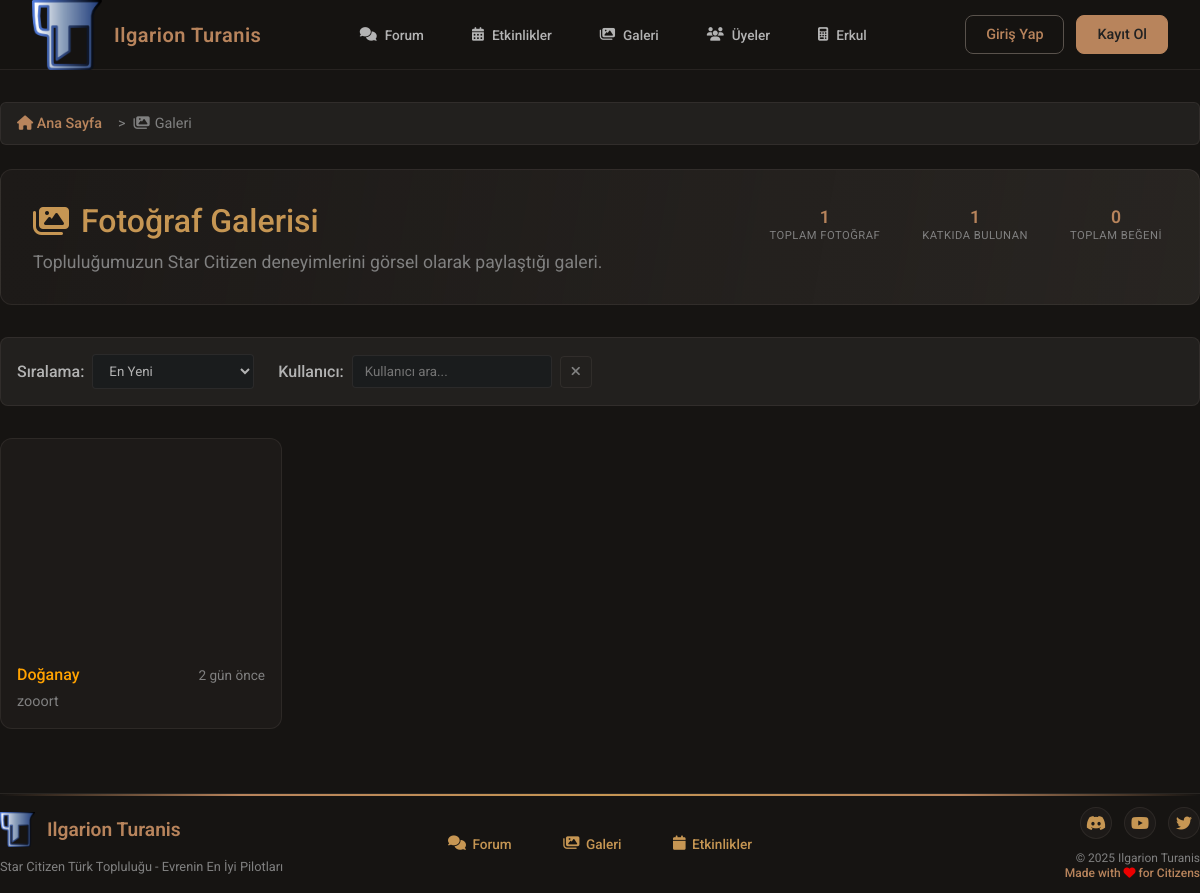
Page /gallery/index.php on the committed database.
### tables this page shows
CREATE TABLE `gallery_photos` (
  `id` int(11) NOT NULL,
  `user_id` int(11) NOT NULL COMMENT 'Yükleyen kullanıcı IDsi',
  `image_path` varchar(255) NOT NULL COMMENT 'Sunucudaki fotoğrafın yolu (public klasörüne göreli)',
  `description` text DEFAULT NULL COMMENT 'Fotoğraf açıklaması',
  `is_public_no_auth` tinyint(1) NOT NULL DEFAULT 0 COMMENT '1: Herkese açık (giriş yapmayanlar dahil)',
  `is_members_only` tinyint(1) NOT NULL DEFAULT 1 COMMENT '1: Sadece onaylı tüm üyelere açık',
  `uploaded_at` timestamp NOT NULL DEFAULT current_timestamp()
);

CREATE TABLE `users` (
  `id` int(11) NOT NULL,
  `username` varchar(255) NOT NULL,
  `password` varchar(255) NOT NULL,
  `email` varchar(255) NOT NULL,
  `profile_info` text DEFAULT NULL,
  `avatar_path` varchar(255) DEFAULT NULL,
  `status` enum('pending','approved','rejected','suspended') NOT NULL DEFAULT 'pending',
  `ingame_name` varchar(255) NOT NULL,
  `discord_username` varchar(255) DEFAULT NULL,
  `created_at` timestamp NOT NULL DEFAULT current_timestamp(),
  `updated_at` timestamp NOT NULL DEFAULT current_timestamp() ON UPDATE current_timestamp()
);

### src/functions/gallery_functions.php (called while the page is built, shortened)
<?php
function get_gallery_photos(PDO $pdo, ?int $user_id = null, int $limit = 20, int $offset = 0, string $sort = 'newest', string $user_filter = ''): array {
    try {
        $order_clause = match($sort) {
            'oldest' => 'gp.uploaded_at ASC',
            'most_liked' => 'like_count DESC, gp.uploaded_at DESC',
            'most_commented' => 'comment_count DESC, gp.uploaded_at DESC',
            default => 'gp.uploaded_at DESC'
        };
        $where_conditions = [];
        $params = [];
        if (!$user_id) {
            $where_conditions[] = "gp.is_public_no_auth = 1";
        } elseif (!is_user_approved()) {
            $where_conditions[] = "gp.is_public_no_auth = 1";
        } else {
            if (!has_permission($pdo, 'gallery.manage_all', $user_id)) {
                $where_conditions[] = "(gp.is_public_no_auth = 1 OR gp.is_members_only = 1 OR gp.user_id = :current_user_id)";
                $params[':current_user_id'] = $user_id;
            }
        }
        $where_clause = !empty($where_conditions) ? 'WHERE ' . implode(' AND ', $where_conditions) : '';
        $count_query = "
            SELECT COUNT(DISTINCT gp.id)
            FROM gallery_photos gp
            JOIN users u ON gp.user_id = u.id
            $where_clause
        ";
        $stmt = $pdo->prepare($count_query);
        $stmt->execute($params);
        $total = (int)$stmt->fetchColumn();
        $photos_query = "
            SELECT gp.*,
                   u.username,
                   ur.color as user_role_color,
                   ur.name as user_role_name,
                   COUNT(DISTINCT gpl.id) as like_count,
                   COUNT(DISTINCT gpc.id) as comment_count,
                   " . ($user_id ? "(SELECT COUNT(*) FROM gallery_photo_likes WHERE photo_id = gp.id AND user_id = :like_user_id) as user_liked" : "0 as user_liked") . "
            FROM gallery_photos gp
            JOIN users u ON gp.user_id = u.id
            LEFT JOIN user_roles uur ON u.id = uur.user_id
            LEFT JOIN roles ur ON uur.role_id = ur.id AND ur.priority = (
                SELECT MIN(r2.priority) FROM user_roles ur2
                JOIN roles r2 ON ur2.role_id = r2.id
                WHERE ur2.user_id = u.id
            )
            LEFT JOIN gallery_photo_likes gpl ON gp.id = gpl.photo_id
            LEFT JOIN gallery_photo_comments gpc ON gp.id = gpc.photo_id
            $where_clause
            GROUP BY gp.id
            ORDER BY $order_clause
            LIMIT :limit OFFSET :offset
        ";
        $stmt = $pdo->prepare($photos_query);
        $params[':limit'] = $limit;
        $params[':offset'] = $offset;
        $stmt->execute($params);
        $photos = $stmt->fetchAll(PDO::FETCH_ASSOC);
        return [
            'photos' => $photos,
            'total' => $total
        ];
    } catch (Exception $e) {
        error_log("Gallery photos fetch error: " . $e->getMessage());
        return ['photos' => [], 'total' => 0];
    }
}
function get_gallery_statistics(PDO $pdo, ?int $user_id = null): array {
    try {
        $where_conditions = [];
        $params = [];
        if (!$user_id || !is_user_approved()) {
            $where_conditions[] = "gp.is_public_no_auth = 1";
        } elseif (!has_permission($pdo, 'gallery.manage_all', $user_id)) {
            $where_conditions[] = "(gp.is_public_no_auth = 1 OR gp.is_members_only = 1)";
        }
        $where_clause = !empty($where_conditions) ? 'WHERE ' . implode(' AND ', $where_conditions) : '';
        $photos_query = "SELECT COUNT(*) FROM gallery_photos gp $where_clause";
        $stmt = $pdo->prepare($photos_query);
        $stmt->execute($params);
        $total_photos = (int)$stmt->fetchColumn();
        $contributors_query = "
            SELECT COUNT(DISTINCT gp.user_id)
            FROM gallery_photos gp
            $where_clause
        ";
        $stmt = $pdo->prepare($contributors_query);
        $stmt->execute($params);
        $total_contributors = (int)$stmt->fetchColumn();
        $likes_query = "
            SELECT COUNT(gpl.id)
            FROM gallery_photo_likes gpl
            JOIN gallery_photos gp ON gpl.photo_id = gp.id
            $where_clause
        ";
        $stmt = $pdo->prepare($likes_query);
        $stmt->execute($params);
        $total_likes = (int)$stmt->fetchColumn();
        return [
            'total_photos' => $total_photos,
            'total_contributors' => $total_contributors,
            'total_likes' => $total_likes
        ];
    } catch (Exception $e) {
        error_log("Gallery statistics error: " . $e->getMessage());
        return [
            'total_photos' => 0,
            'total_contributors' => 0,
            'total_likes' => 0
        ];
    }
}
?>

### gallery/index.php (the view, shortened to what this page needs)
<?php
require_once BASE_PATH . '/src/functions/role_functions.php';
require_once BASE_PATH . '/src/functions/gallery_functions.php';
require_once BASE_PATH . '/src/functions/sql_security_functions.php';
$current_user_id = $_SESSION['user_id'] ?? null;
$is_approved = is_user_approved();
$page = max(1, (int)($_GET['page'] ?? 1));
$per_page = 20;
$offset = ($page - 1) * $per_page;
$sort = $_GET['sort'] ?? 'newest';
$user_filter = $_GET['user'] ?? '';
$photos_data = get_gallery_photos($pdo, $current_user_id, $per_page, $offset, $sort, $user_filter);
$photos = $photos_data['photos'];
$gallery_stats = get_gallery_statistics($pdo, $current_user_id);
$can_upload = $is_approved && has_permission($pdo, 'gallery.upload', $current_user_id);
include BASE_PATH . '/src/includes/header.php';
include BASE_PATH . '/src/includes/navbar.php';
function get_image_path($image_path) {
    $clean_path = ltrim($image_path, '/');
    return '/' . $clean_path;
}
?>
<link rel="stylesheet" href="/gallery/css/gallery.css">
<link rel="stylesheet" href="https://cdnjs.cloudflare.com/ajax/libs/font-awesome/6.4.0/css/all.min.css">
<div class="gallery-page-container">
    <nav class="gallery-breadcrumb">
        <ol class="breadcrumb">
            <li class="breadcrumb-item">
                <a href="/index.php">
                    <i class="fas fa-home"></i> Ana Sayfa
                </a>
            </li>
            <li class="breadcrumb-item active">
                <i class="fas fa-images"></i> Galeri
            </li>
        </ol>
    </nav>
    <div class="gallery-header">
        <div class="gallery-title">
            <h1><i class="fas fa-images"></i> Fotoğraf Galerisi</h1>
            <p>Topluluğumuzun Star Citizen deneyimlerini görsel olarak paylaştığı galeri.</p>
        </div>
        <div class="gallery-stats">
            <div class="stat-item">
                <div class="stat-number"><?= number_format($gallery_stats['total_photos']) ?></div>
                <div class="stat-label">Toplam Fotoğraf</div>
            </div>
            <div class="stat-item">
                <div class="stat-number"><?= number_format($gallery_stats['total_contributors']) ?></div>
                <div class="stat-label">Katkıda Bulunan</div>
            </div>
            <div class="stat-item">
                <div class="stat-number"><?= number_format($gallery_stats['total_likes']) ?></div>
                <div class="stat-label">Toplam Beğeni</div>
            </div>
        </div>
    </div>
    <div class="gallery-controls">
        <div class="gallery-filters">
            <div class="filter-group">
                <label for="sort-select">Sıralama:</label>
                <select id="sort-select" onchange="updateGalleryFilters()">
                    <option value="newest" <?= $sort === 'newest' ? 'selected' : '' ?>>En Yeni</option>
                </select>
            </div>
            <div class="filter-group">
                <label for="user-filter">Kullanıcı:</label>
                <input type="text" id="user-filter" placeholder="Kullanıcı ara..." value="<?= htmlspecialchars($user_filter) ?>">
                <button type="button" onclick="clearUserFilter()" class="btn-clear-filter">
                    <i class="fas fa-times"></i>
                </button>
            </div>
        </div>
    </div>
    <div class="gallery-grid">
        <?php if (empty($photos)): ?>
            <div class="no-photos">
                <i class="fas fa-images"></i>
                <h3>Henüz fotoğraf bulunmuyor</h3>
                <?php if (!$is_logged_in): ?>
                    <p>Fotoğraf paylaşımları görmek için giriş yapın.</p>
                    <div class="login-actions">
                        <a href="/register.php?mode=login" class="btn-primary">
                            <i class="fas fa-sign-in-alt"></i> Giriş Yap
                        </a>
                        <a href="/register.php" class="btn-secondary">
                            <i class="fas fa-user-plus"></i> Kayıt Ol
                        </a>
                    </div>
                <?php elseif (!$is_approved): ?>
                    <p>Fotoğraf paylaşımları görmek için hesabınızın onaylanması gerekmektedir.</p>
                <?php elseif ($can_upload): ?>
                    <p>İlk fotoğrafı siz paylaşın!</p>
                    <button class="btn-primary" onclick="openUploadModal()">
                        <i class="fas fa-plus"></i> Fotoğraf Yükle
                    </button>
                <?php endif; ?>
            </div>
        <?php else: ?>
            <?php foreach ($photos as $photo): ?>
                <div class="photo-item" data-photo-id="<?= $photo['id'] ?>">
                    <div class="photo-container" onclick="openPhotoModal(<?= $photo['id'] ?>)">
                        <img src="<?= get_image_path($photo['image_path']) ?>"
                             alt="<?= htmlspecialchars($photo['description'] ?: 'Galeri Fotoğrafı') ?>"
                             loading="lazy"
                             class="photo-image">
                    </div>
                    <div class="photo-info">
                        <div class="photo-meta">
                            <span class="user-link" data-user-id="<?= $photo['user_id'] ?>"
                                  style="color: <?= htmlspecialchars($photo['user_role_color'] ?? '#bd912a') ?>">
                                <?= htmlspecialchars($photo['username']) ?>
                            </span>
                            <span class="upload-date"><?= format_time_ago($photo['uploaded_at']) ?></span>
                        </div>
                        <?php if (!empty($photo['description'])): ?>
                            <div class="photo-description">
                                <?= htmlspecialchars(substr($photo['description'], 0, 100)) ?>
                            </div>
                        <?php endif; ?>
                    </div>
                </div>
            <?php endforeach; ?>
        <?php endif; ?>
    </div>
</div>
<?php
function format_time_ago($datetime) {
    $time = time() - strtotime($datetime);
    if ($time < 604800) return floor($time/86400) . ' gün önce';
    return date('d.m.Y', strtotime($datetime));
}
include BASE_PATH . '/src/includes/footer.php';
?>

### css/style.css (style rules this page uses)
:root { --light-gold: #C69653; --gold:#b8845c; --transparent-gold: rgba(189, 145, 42, 0.05); --red: #EB0000; --dark-red: #B81D24; --transparent-red: #63020760; --grey: #303030; --light-grey: #808080; --lighter-grey: #b3b3b3; --white: #ffffff; --black: #000; --charcoal: #222222; --turquase: #3DA6A2; --turquase-hover: #43d3ce; --light-turquase: #73e4e0; --transparent-turquase: #79fffb3b; --transparent-turquase-2: rgba(89, 244, 255, 0.035); --navbar-height: 70px; --card-bg: #1D1A18; --card-bg-2: #22201E; --card-bg-3: #1A1C1D; --card-bg-4: #201E22; --body-bg: #161412; --border-1: #59524c46; --border-1-hover: #59524C; --border-1-featured: #685d5388; --font: "Roboto", serif; }
html { font-family: var(--font); color: white; height: 100%; font-size: 16px; }
body { padding-top: var(--navbar-height) !important; background-color: var(--body-bg); height: 100%; margin: 0; padding: 0; box-sizing: border-box; overflow-x: hidden; }
* { margin: 0; padding: 0; box-sizing: border-box !important; }
* a { text-decoration: none; }
.breadcrumb { background-color: var(--card-bg-2) !important; border: 1px solid var(--border-1); border-radius: 6px; padding: 0.75rem 1rem; margin: 0; margin-bottom: 1.5rem; list-style: none; display: flex; align-items: center; gap: 0.5rem; font-family: var(--font); font-size: 0.9rem; }
.breadcrumb a { color: var(--gold); text-decoration: none; transition: color 0.2s ease; font-weight: 500; }
.breadcrumb-item { display: flex; align-items: center; }
.breadcrumb-item a { color: var(--gold); text-decoration: none; transition: color 0.2s ease; font-weight: 500; }
.active { color: var(--light-grey); }
.active i { margin-right: 5px; }
.breadcrumb-item + .breadcrumb-item::before { content: '>'; margin: 0 0.5rem; color: var(--light-grey); }

### src/includes/user_popover.php (style rules this page uses)
.stat-item { text-align: center; padding: 5px; }
.stat-number { font-size: 1.1rem; font-weight: 600; color: var(--gold); font-family: var(--font); }
.stat-label { font-size: 0.7rem; color: var(--light-grey); text-transform: uppercase; letter-spacing: 0.5px; margin-top: 2px; }

### rows in the picture
gallery_photos: image_path (picture), user.username "Doğanay", uploaded_at "2 gün önce", description "zooort"

### other values in the picture
$gallery_stats['total_photos'] "1"
$gallery_stats['total_contributors'] "1"
$gallery_stats['total_likes'] "0"
$site_name "Ilgarion Turanis"
